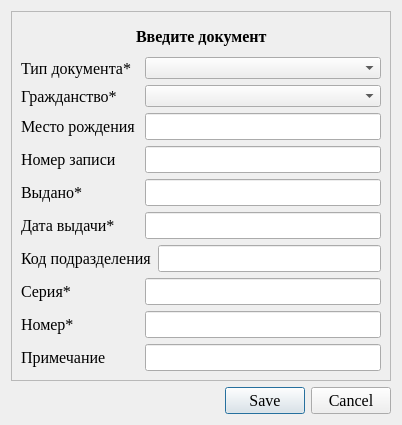
<?xml version="1.0" encoding="UTF-8"?>
<ui version="4.0">
 <class>Dialog_Document</class>
 <widget class="QDialog" name="Dialog_Document">
  <property name="geometry">
   <rect>
    <x>0</x>
    <y>0</y>
    <width>402</width>
    <height>425</height>
   </rect>
  </property>
  <property name="windowTitle">
   <string>Документ</string>
  </property>
  <layout class="QVBoxLayout" name="verticalLayout_2">
   <item>
    <widget class="QFrame" name="frame_2">
     <property name="frameShape">
      <enum>QFrame::StyledPanel</enum>
     </property>
     <property name="frameShadow">
      <enum>QFrame::Raised</enum>
     </property>
     <layout class="QVBoxLayout" name="verticalLayout">
      <item>
       <layout class="QHBoxLayout" name="horizontalLayout_7">
        <item>
         <spacer name="horizontalSpacer_3">
          <property name="orientation">
           <enum>Qt::Horizontal</enum>
          </property>
          <property name="sizeHint" stdset="0">
           <size>
            <width>40</width>
            <height>20</height>
           </size>
          </property>
         </spacer>
        </item>
        <item>
         <widget class="QLabel" name="label_7">
          <property name="font">
           <font>
            <family>Times New Roman</family>
            <pointsize>12</pointsize>
            <bold>true</bold>
           </font>
          </property>
          <property name="text">
           <string>Введите документ</string>
          </property>
         </widget>
        </item>
        <item>
         <spacer name="horizontalSpacer_4">
          <property name="orientation">
           <enum>Qt::Horizontal</enum>
          </property>
          <property name="sizeHint" stdset="0">
           <size>
            <width>40</width>
            <height>20</height>
           </size>
          </property>
         </spacer>
        </item>
       </layout>
      </item>
      <item>
       <layout class="QHBoxLayout" name="horizontalLayout_8" stretch="1,2">
        <item>
         <widget class="QLabel" name="label_14">
          <property name="font">
           <font>
            <family>Times New Roman</family>
            <pointsize>12</pointsize>
           </font>
          </property>
          <property name="text">
           <string>Тип документа*</string>
          </property>
         </widget>
        </item>
        <item>
         <widget class="QComboBox" name="comboBox_DocumentTypeName"/>
        </item>
       </layout>
      </item>
      <item>
       <layout class="QHBoxLayout" name="horizontalLayout_9" stretch="1,2">
        <item>
         <widget class="QLabel" name="label_8">
          <property name="font">
           <font>
            <family>Times New Roman</family>
            <pointsize>12</pointsize>
           </font>
          </property>
          <property name="text">
           <string>Гражданство*</string>
          </property>
         </widget>
        </item>
        <item>
         <widget class="QComboBox" name="comboBox_CitizenshipName"/>
        </item>
       </layout>
      </item>
      <item>
       <layout class="QHBoxLayout" name="horizontalLayout_16" stretch="1,2">
        <item>
         <widget class="QLabel" name="label_16">
          <property name="font">
           <font>
            <family>Times New Roman</family>
            <pointsize>12</pointsize>
           </font>
          </property>
          <property name="text">
           <string>Место рождения</string>
          </property>
         </widget>
        </item>
        <item>
         <widget class="QLineEdit" name="lineEdit_DocumentPlaceOfBirth">
          <property name="font">
           <font>
            <family>Times New Roman</family>
            <pointsize>12</pointsize>
           </font>
          </property>
         </widget>
        </item>
       </layout>
      </item>
      <item>
       <layout class="QHBoxLayout" name="horizontalLayout_10" stretch="1,2">
        <item>
         <widget class="QLabel" name="label_9">
          <property name="font">
           <font>
            <family>Times New Roman</family>
            <pointsize>12</pointsize>
           </font>
          </property>
          <property name="text">
           <string>Номер записи</string>
          </property>
         </widget>
        </item>
        <item>
         <widget class="QLineEdit" name="lineEdit_DocumentAssemblyRecords">
          <property name="font">
           <font>
            <family>Times New Roman</family>
            <pointsize>12</pointsize>
           </font>
          </property>
         </widget>
        </item>
       </layout>
      </item>
      <item>
       <layout class="QHBoxLayout" name="horizontalLayout_11" stretch="1,2">
        <item>
         <widget class="QLabel" name="label_11">
          <property name="font">
           <font>
            <family>Times New Roman</family>
            <pointsize>12</pointsize>
           </font>
          </property>
          <property name="text">
           <string>Выдано*</string>
          </property>
         </widget>
        </item>
        <item>
         <widget class="QLineEdit" name="lineEdit_DocumentIssuedBy">
          <property name="font">
           <font>
            <family>Times New Roman</family>
            <pointsize>12</pointsize>
           </font>
          </property>
         </widget>
        </item>
       </layout>
      </item>
      <item>
       <layout class="QHBoxLayout" name="horizontalLayout_12" stretch="1,2">
        <item>
         <widget class="QLabel" name="label_10">
          <property name="font">
           <font>
            <family>Times New Roman</family>
            <pointsize>12</pointsize>
           </font>
          </property>
          <property name="text">
           <string>Дата выдачи*</string>
          </property>
         </widget>
        </item>
        <item>
         <widget class="QLineEdit" name="lineEdit_DocumentIssuedDate">
          <property name="font">
           <font>
            <family>Times New Roman</family>
            <pointsize>12</pointsize>
           </font>
          </property>
         </widget>
        </item>
       </layout>
      </item>
      <item>
       <layout class="QHBoxLayout" name="horizontalLayout_15" stretch="1,2">
        <item>
         <widget class="QLabel" name="label_15">
          <property name="font">
           <font>
            <family>Times New Roman</family>
            <pointsize>12</pointsize>
           </font>
          </property>
          <property name="text">
           <string>Код подразделения</string>
          </property>
         </widget>
        </item>
        <item>
         <widget class="QLineEdit" name="lineEdit_DocumentCodeDepartment">
          <property name="font">
           <font>
            <family>Times New Roman</family>
            <pointsize>12</pointsize>
           </font>
          </property>
         </widget>
        </item>
       </layout>
      </item>
      <item>
       <layout class="QHBoxLayout" name="horizontalLayout_13" stretch="1,2">
        <item>
         <widget class="QLabel" name="label_12">
          <property name="font">
           <font>
            <family>Times New Roman</family>
            <pointsize>12</pointsize>
           </font>
          </property>
          <property name="text">
           <string>Серия*</string>
          </property>
         </widget>
        </item>
        <item>
         <widget class="QLineEdit" name="lineEdit_DocumentSerie">
          <property name="font">
           <font>
            <family>Times New Roman</family>
            <pointsize>12</pointsize>
           </font>
          </property>
         </widget>
        </item>
       </layout>
      </item>
      <item>
       <layout class="QHBoxLayout" name="horizontalLayout_14" stretch="1,2">
        <item>
         <widget class="QLabel" name="label_13">
          <property name="font">
           <font>
            <family>Times New Roman</family>
            <pointsize>12</pointsize>
           </font>
          </property>
          <property name="text">
           <string>Номер*</string>
          </property>
         </widget>
        </item>
        <item>
         <widget class="QLineEdit" name="lineEdit_DocumentNumber">
          <property name="font">
           <font>
            <family>Times New Roman</family>
            <pointsize>12</pointsize>
           </font>
          </property>
         </widget>
        </item>
       </layout>
      </item>
      <item>
       <layout class="QHBoxLayout" name="horizontalLayout_17" stretch="1,2">
        <item>
         <widget class="QLabel" name="label_17">
          <property name="font">
           <font>
            <family>Times New Roman</family>
            <pointsize>12</pointsize>
           </font>
          </property>
          <property name="text">
           <string>Примечание</string>
          </property>
         </widget>
        </item>
        <item>
         <widget class="QLineEdit" name="lineEdit_DocumentRemarks">
          <property name="font">
           <font>
            <family>Times New Roman</family>
            <pointsize>12</pointsize>
           </font>
          </property>
         </widget>
        </item>
       </layout>
      </item>
     </layout>
    </widget>
   </item>
   <item>
    <widget class="QDialogButtonBox" name="button_box">
     <property name="font">
      <font>
       <family>Times New Roman</family>
       <pointsize>12</pointsize>
      </font>
     </property>
     <property name="orientation">
      <enum>Qt::Horizontal</enum>
     </property>
     <property name="standardButtons">
      <set>QDialogButtonBox::Cancel|QDialogButtonBox::Save</set>
     </property>
    </widget>
   </item>
  </layout>
 </widget>
 <resources/>
 <connections>
  <connection>
   <sender>button_box</sender>
   <signal>accepted()</signal>
   <receiver>Dialog_Document</receiver>
   <slot>accept()</slot>
   <hints>
    <hint type="sourcelabel">
     <x>248</x>
     <y>254</y>
    </hint>
    <hint type="destinationlabel">
     <x>157</x>
     <y>274</y>
    </hint>
   </hints>
  </connection>
  <connection>
   <sender>button_box</sender>
   <signal>rejected()</signal>
   <receiver>Dialog_Document</receiver>
   <slot>reject()</slot>
   <hints>
    <hint type="sourcelabel">
     <x>316</x>
     <y>260</y>
    </hint>
    <hint type="destinationlabel">
     <x>286</x>
     <y>274</y>
    </hint>
   </hints>
  </connection>
 </connections>
</ui>
